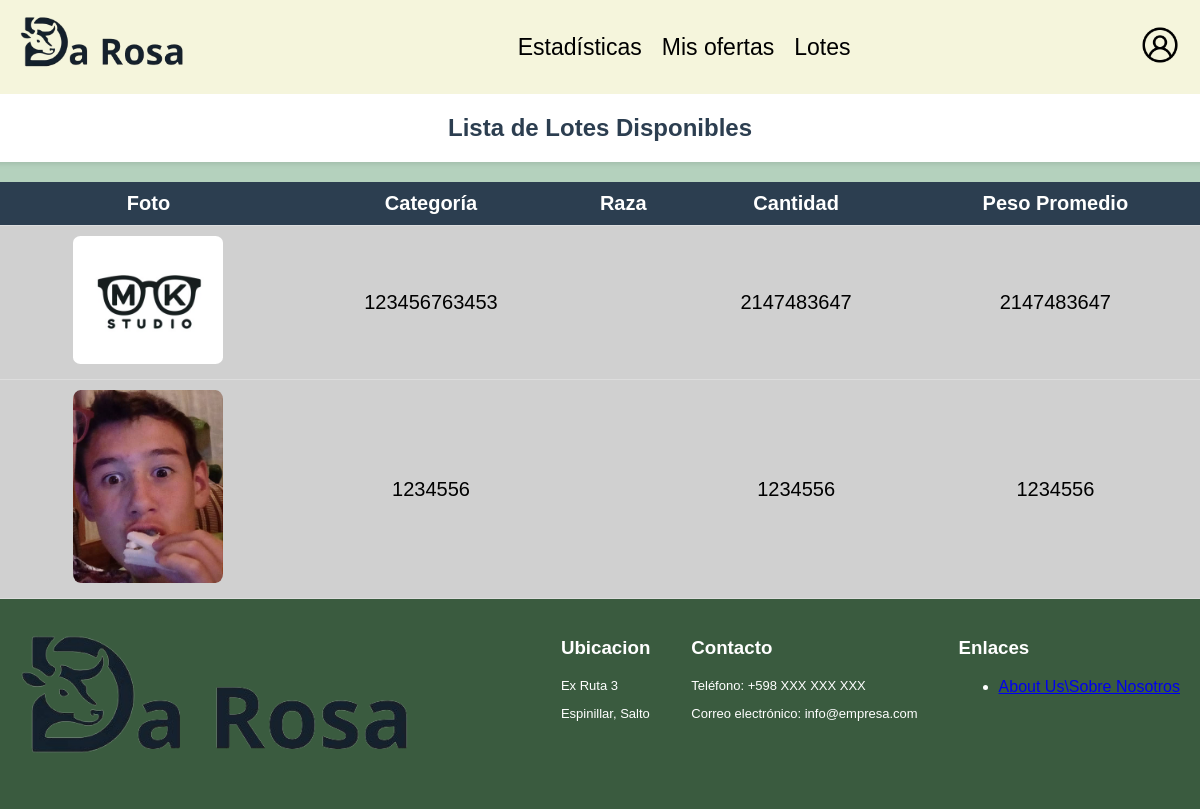
/paginas/lotesusr.php, run on an earlier commit of the app's database.
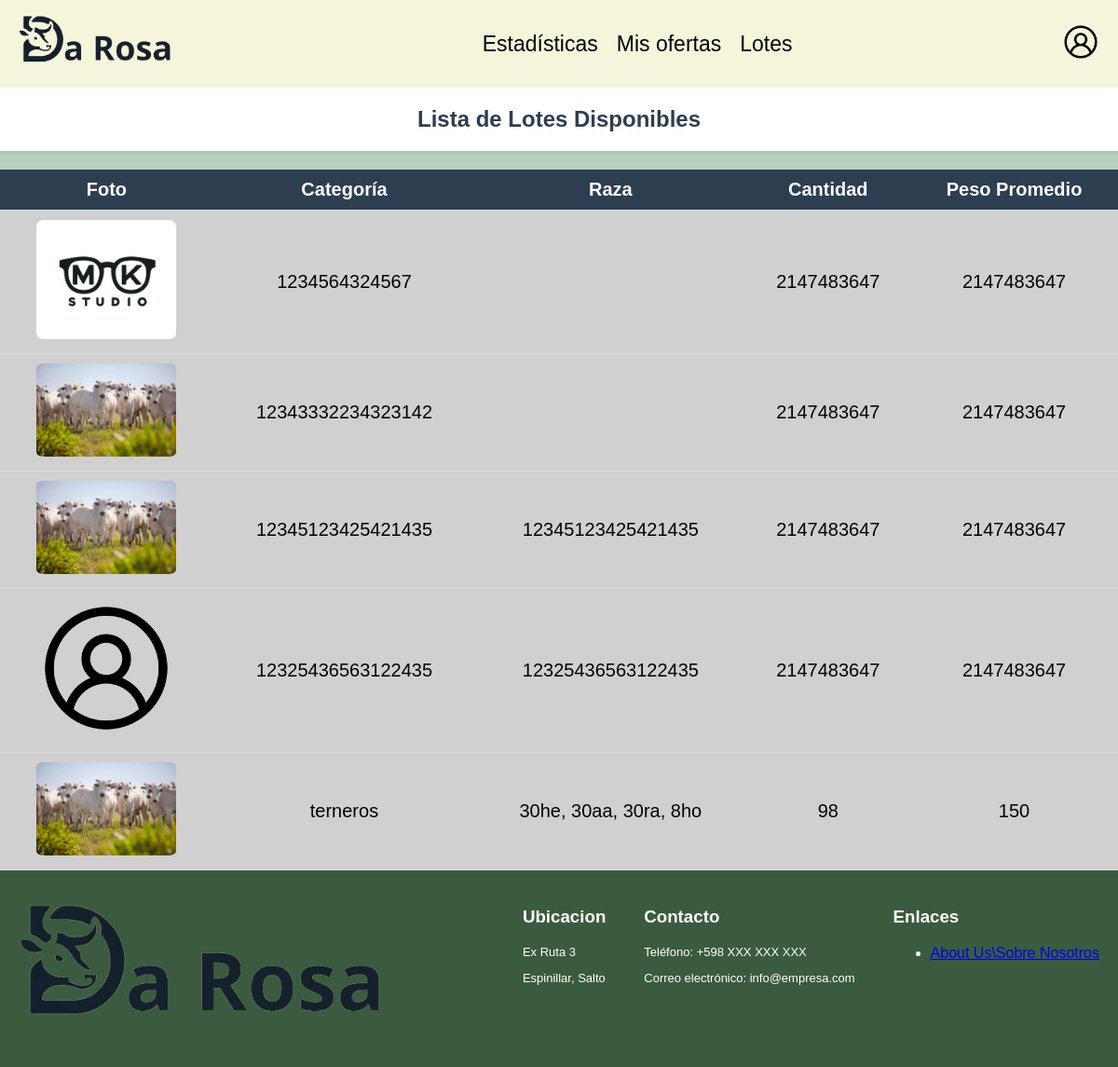
And on a later commit of the database.
### tables this page shows
CREATE TABLE `archivo` (
  `id_archivo` int(11) NOT NULL,
  `ruta` varchar(255) DEFAULT NULL,
  `tipo` varchar(50) DEFAULT NULL,
  `id_lote` int(11) DEFAULT NULL
);

CREATE TABLE `lotes` (
  `id_lote` int(11) NOT NULL,
  `categoria` varchar(40) DEFAULT NULL,
  `cantidad` int(11) DEFAULT NULL,
  `peso_promedio` int(11) DEFAULT NULL,
  `peso_maximo` int(11) DEFAULT NULL,
  `peso_minimo` int(11) DEFAULT NULL,
  `cant_pesada` int(11) DEFAULT NULL,
  `clase` varchar(20) DEFAULT NULL,
  `estado` varchar(20) DEFAULT NULL,
  `raza` varchar(60) DEFAULT NULL,
  `mochos` int(11) DEFAULT NULL,
  `edad` int(11) DEFAULT NULL,
  `sanidad` varchar(255) DEFAULT NULL,
  `tratamiento_nutricional` varchar(255) DEFAULT NULL,
  `conoce_miomio` tinyint(1) DEFAULT NULL,
  `zona_garrapata` tinyint(1) DEFAULT NULL,
  `observaciones` text DEFAULT NULL,
  `fecha_inicio` datetime DEFAULT NULL,
  `fecha_fin` datetime DEFAULT NULL,
  `id_certificador` int(11) DEFAULT NULL
);

### paginas/lotesusr.php (the view, shortened to what this page needs)
<?php
include '../includes/conexion.php';
@$rol_usuario = $_SESSION['rol'];
$sql = "SELECT lotes.id_lote, lotes.categoria, lotes.raza, lotes.cantidad, lotes.peso_promedio, archivo.ruta
        FROM lotes
        LEFT JOIN archivo ON lotes.id_lote = archivo.id_lote";
$result = mysqli_query($conexion, $sql);
?>
<!DOCTYPE html>
<html lang="es">
<head>
    <link rel="stylesheet" href="../css/lotesusr.css">
</head>
<?php
    if ($rol_usuario == 'Administrador'){
            include '../includes/headeradmin.php';
    }else{
            include '../includes/header.php';
    }
 ?>
<body>
    <div class="content">
        <h2>Lista de Lotes Disponibles</h2>
        <?php
        if (mysqli_num_rows($result) > 0) {
            echo '<table class="listas">
                    <thead>
                        <tr>
                            <th>Foto</th>
                            <th>Categoría</th>
                            <th>Raza</th>
                            <th>Cantidad</th>
                            <th>Peso Promedio</th>
                        </tr>
                    </thead>
                    <tbody>';
            while ($row = mysqli_fetch_assoc($result)) {
                echo "<tr>";
                echo "<td><a href='especificaciones.php?id=" . $row['id_lote'] . "'><img src='" . $row['ruta'] . "' alt='" . $row['categoria'] . "'></a></td>";
                echo "<td>" . $row['categoria'] . "</td>";
                echo "<td>" . $row['raza'] . "</td>";
                echo "<td>" . $row['cantidad'] . "</td>";
                echo "<td>" . $row['peso_promedio'] . "</td>";
                echo "</tr>";
            }
            echo '</tbody></table>';
        } else {
            echo "<div class='no-lotes'>No se encontraron lotes.</div>";
        }
        ?>
    </div>
    <?php include '../includes/footer.php'; ?>
</body>
</html>

### includes/header.php (shortened to what this page needs)
<header>
    <link rel="stylesheet" href="../css/header.css">
        <a href="index.php"><img class="header_logo" src="../imagenes/darosa.png" alt="logo de la empresa"></a>
        <nav class="header_nav">
            <ul class="header_nav_lista">
                <li class="header_nav_link"><a href="../paginas/estadisticas.php">Estadísticas</a></li>
                <li class="header_nav_link"><a href="../paginas/mis_ofertas.php">Mis ofertas</a></li>
                <li class="header_nav_link"><a href="../paginas/lotesusr.php">Lotes</a></li>
            </ul>
        </nav>
        <div class="user-profile">
        <a href="../paginas/sessiondestroy.php">
            <img src="../imagenes/avatar.png" alt="Usuario" class="user-icon">
        </a>
    </div>
</header>

### includes/footer.php
<footer>
    <link rel="stylesheet" href="../css/footer.css">
        <div class="footer">
            <div class="logo-footer">
                <img src="../imagenes/darosa.png" alt="Logo de la empresa">
            </div>
            <div class="datos">
                <h3>Ubicacion</h3>
                <p>Ex Ruta 3</p>
                <p>Espinillar, Salto</p>
            </div>
            <div class="contactos-footer">
                <h3>Contacto</h3>
                <p>Teléfono: +598 XXX XXX XXX</p>
                <p>Correo electrónico: info@empresa.com</p>
            </div>
            <div class="links-footer">
                <h3>Enlaces</h3>
                <ul>
                    <li><a href="../paginas/about-us.php">About Us\Sobre Nosotros</a></li>
                </ul>
            </div>
        </div>
</footer>

### css/lotesusr.css (style rules this page uses)
body { font-family: Arial, sans-serif; background-color: rgba(143, 186, 157, 0.667); margin: 0; padding: 0; display: flex; flex-direction: column; min-height: 100vh; }
h2 { text-align: center; color: #2c3e50; padding: 20px; margin: 0; background-color: #ffffff; width: 100%; box-shadow: 0 2px 5px rgba(0, 0, 0, 0.1); font-size: 24px; }
table.listas { width: 100%; border-collapse: collapse; margin-top: 20px; background-color: #d0d0d0; }
table.listas thead { background-color: #2c3e50; color: white; }
table.listas th, table.listas td { padding: 10px; text-align: center; border-bottom: 1px solid #ddd; font-size: 20px; }
table.listas img { width: 150px; height: auto; border-radius: 5%; }
.content { flex: 1; display: flex; flex-direction: column; align-items: center; justify-content: center; }

### css/header.css (style rules this page uses)
header { display: flex; background-color: beige; align-items: center; justify-content: space-between; padding: 10px 20px; position: relative; }
.header_logo { max-height: 70px; margin: 0; }
.header_nav { display: flex; flex-direction: row; align-items: center; background-color: beige; }
.header_nav_lista { display: flex; gap: 20px; }
.header_nav_link { list-style: none; }
.header_nav_link a { color: black; text-decoration: none; font-size: 23px; transition: color 0.3s ease; }
.user-profile { top: 10px; right: 10px; }
.user-icon { width: 40px; height: 40px; border-radius: 50%; cursor: pointer; }

### css/footer.css (style rules this page uses)
.logo-footer img { max-width: 80%; min-width: 200px; }
.footer { display: flex; justify-content: space-between; background-color: rgb(58, 91, 63); padding: 20px; color: white; gap: 10px; }
.footer p { font-family: 'Lucida Sans', 'Lucida Sans Regular', 'Lucida Grande', 'Lucida Sans Unicode', Geneva, Verdana, sans-serif; font-size: small; }

What changed in the data, as far as the page shows it:
removed archivo: ruta+id_lote (picture), id_lote.categoria "123456763453", id_lote.cantidad "2147483647", id_lote.peso_promedio "2147483647"
removed archivo: ruta+id_lote (picture), id_lote.categoria "1234556", id_lote.cantidad "1234556", id_lote.peso_promedio "1234556"
added archivo: ruta+id_lote (picture), id_lote.categoria "1234564324567", id_lote.cantidad "2147483647", id_lote.peso_promedio "2147483647"
added archivo: ruta+id_lote (picture), id_lote.categoria "12343332234323142", id_lote.cantidad "2147483647", id_lote.peso_promedio "2147483647"
added archivo: ruta+id_lote (picture), id_lote.categoria "12345123425421435", id_lote.raza "12345123425421435", id_lote.cantidad "2147483647", id_lote.peso_promedio "2147483647"
added archivo: ruta+id_lote (placeholder picture), id_lote.categoria "12325436563122435", id_lote.raza "12325436563122435", id_lote.cantidad "2147483647", id_lote.peso_promedio "2147483647"
added archivo: ruta+id_lote (picture), id_lote.categoria "terneros", id_lote.raza "30he, 30aa, 30ra, 8ho", id_lote.cantidad "98", id_lote.peso_promedio "150"
